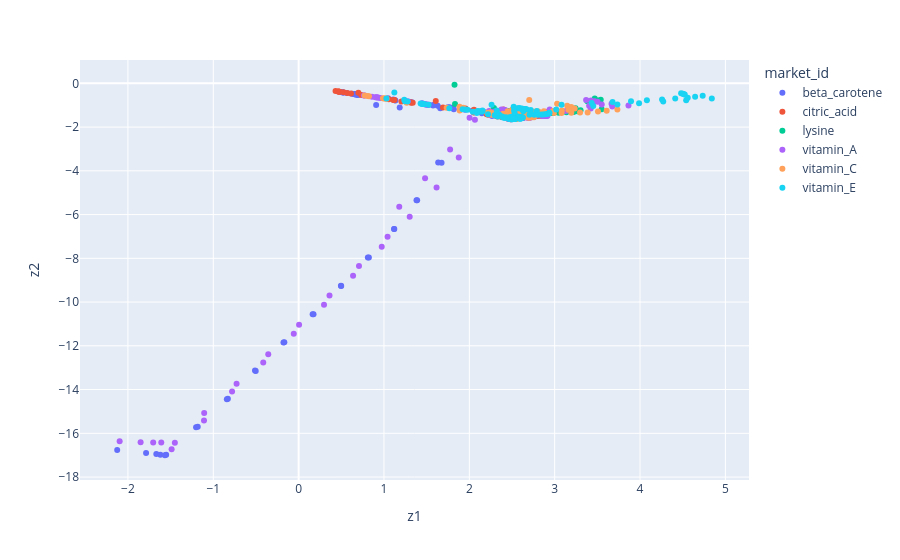

Notebook code cell kept with this figure:
### Code cell
px.scatter(
    df,
    x="z1",
    y="z2",
    color="market_id"
)
